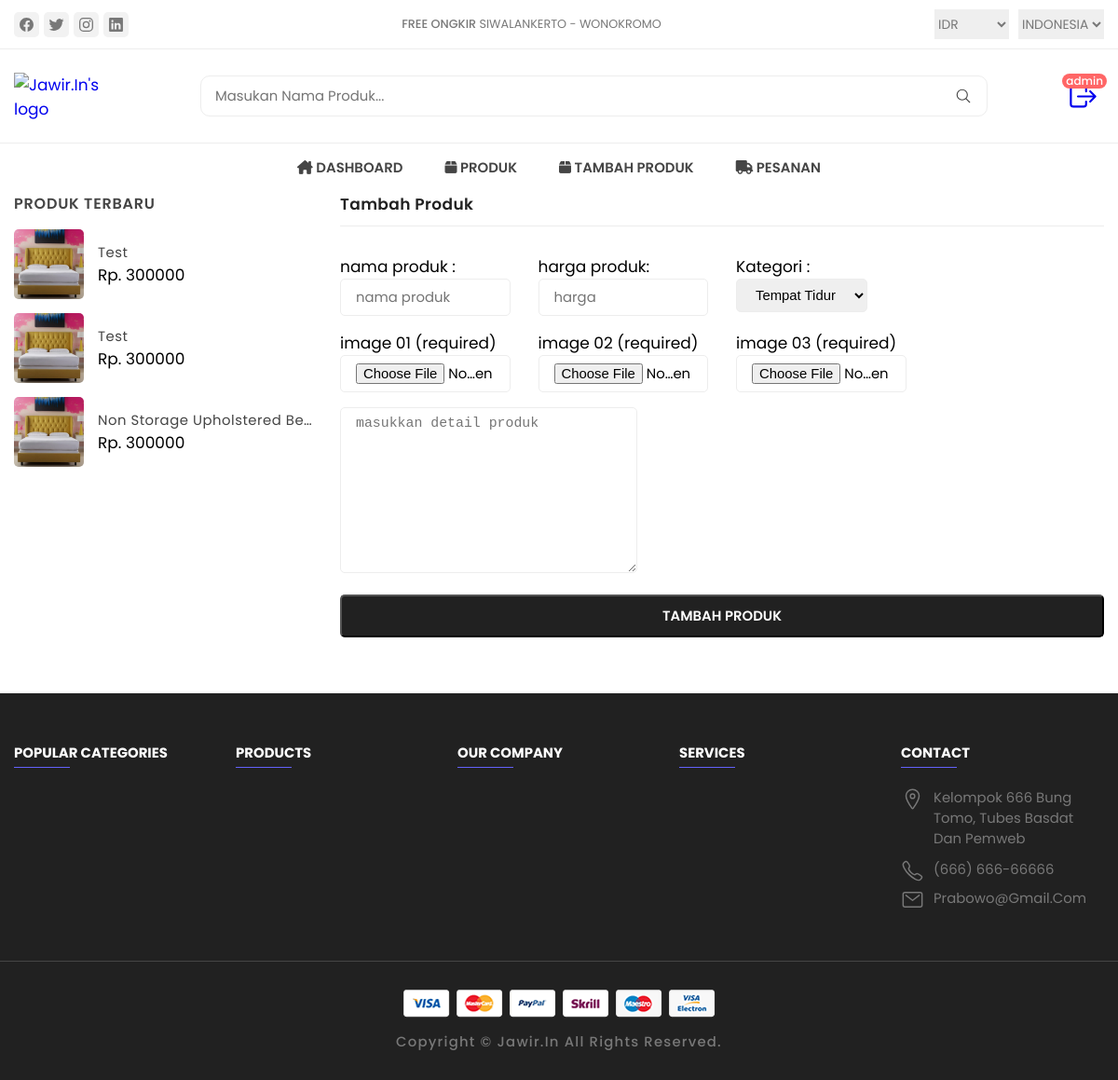
/admin/tambah_products.php (signed in), run on the app's committed database.
### tables this page shows
CREATE TABLE `products` (
  `id` int(100) NOT NULL,
  `name` varchar(100) NOT NULL,
  `kategori` varchar(50) NOT NULL,
  `details` varchar(500) NOT NULL,
  `price` int(10) NOT NULL,
  `image_01` varchar(100) NOT NULL,
  `image_02` varchar(100) NOT NULL,
  `image_03` varchar(100) NOT NULL
);

### admin/tambah_products.php (the view, shortened to what this page needs)
<?php
include '../components/connect.php';
?>
<!DOCTYPE html>
<html lang="en">
<head>
   <link rel="stylesheet" href="./assets/css/style_sakkarepmu.css">
</head>
<body>
   <?php include '../components/admin_header.php'; ?>
   <div class="product-container">
      <div class="container">
         <div class="sidebar  has-scrollbar" data-mobile-menu>
            <div class="product-showcase">
               <h3 class="showcase-heading">Produk Terbaru</h3>
               <div class="showcase-wrapper">
               <div class="showcase-container">
                  <?php
                  $select_products = $conn->prepare("SELECT * FROM `products`  ORDER BY id DESC LIMIT 3");
                  $select_products->execute();
                  if ($select_products->rowCount() > 0) {
                     while ($fetch_product = $select_products->fetch(PDO::FETCH_ASSOC)) {
                  ?>
                        <div class="showcase">
                           <a href="#" class="showcase-img-kolom-field">
                              <img src="../uploaded_img/<?= $fetch_product['image_01']; ?>" alt="baby fabric shoes" width="75" height="75" class="showcase-img">
                           </a>
                           <div class="showcase-content">
                              <a href="quick_view.php?pid=<?= $fetch_product['id']; ?>">
                                 <h4 class="showcase-title"><?= $fetch_product['name']; ?></h4>
                              </a>
                              <div class="price-kolom-field">
                                 <p class="price"></span>Rp. <?= $fetch_product['price']; ?></p>
                              </div>
                           </div>
                        </div>
                  <?php
                     }
                  } else {
                     echo '<p class="empty">no products added yet!</p>';
                  }
                  ?>
               </div>
               </div>
            </div>
         </div>
         <div class="product-kolom-field">
            <div class="product-main">
            <h2 class="title">Tambah Produk</h2>
               <section class="add-products">
                  <form action="" method="post" enctype="multipart/form-data">
                     <div class="">
                     <div class="product-grid">
                        <div class="inputBox">
                           <span>nama produk :</span>
                           <input type="text" class="kolom-field" required maxlength="100" placeholder="nama produk" name="name">
                        </div>
                        <div class="inputBox">
                           <span>harga produk:</span>
                           <input type="number" min="0" class="kolom-field" required max="9999999999" placeholder="harga" onkeypress="if(this.value.length == 10) return false;" name="price">
                        </div>
                        <div class="inputBox">
                           <span>Kategori :</span>
                           <select name="kategori" class="kolom-field" required>
                              <option value="Tempat Tidur">Tempat Tidur</option>
                           </select>
                        </div>
                     </div>
                     <div class="product-grid">
                        <div class="inputBox">
                           <span>image 01 (required)</span>
                           <input type="file" name="image_01" accept="image/jpg, image/jpeg, image/png, image/webp" class="kolom-field" required>
                        </div>
                        <div class="inputBox">
                           <span>image 02 (required)</span>
                           <input type="file" name="image_02" accept="image/jpg, image/jpeg, image/png, image/webp" class="kolom-field" required>
                        </div>
                        <div class="inputBox">
                           <span>image 03 (required)</span>
                           <input type="file" name="image_03" accept="image/jpg, image/jpeg, image/png, image/webp" class="kolom-field" required>
                        </div>
                     </div>
                        <div class="inputBox">
                           <textarea name="details" placeholder="masukkan detail produk" class="kolom-field" required maxlength="500" cols="30" rows="10"></textarea>
                        </div>
                     </div>
                     <input type="submit" value="tambah produk" class="btn-login" name="add_product">
                  </form>
               </section>
            </div>
         </div>
      </div>
   </div>
   <?php include '../components/footer.php'; ?>
</body>
</html>

### components/admin_header.php (shortened to what this page needs)
<!DOCTYPE html>
<html lang="en">
<head>
   <link rel="stylesheet" href="https://cdnjs.cloudflare.com/ajax/libs/font-awesome/6.1.1/css/all.min.css">
   <link rel="stylesheet" href="../assets/css/style_sakkarepmu.css">
</head>
<header class="header">
   <section class="flex">
      <div class="header-top">
         <div class="container">
            <ul class="header-social-container">
               <li>
                  <a href="#" class="social-link">
                     <ion-icon name="logo-facebook"></ion-icon>
                  </a>
               </li>
               <li>
                  <a href="#" class="social-link">
                     <ion-icon name="logo-twitter"></ion-icon>
                  </a>
               </li>
               <li>
                  <a href="#" class="social-link">
                     <ion-icon name="logo-instagram"></ion-icon>
                  </a>
               </li>
               <li>
                  <a href="#" class="social-link">
                     <ion-icon name="logo-linkedin"></ion-icon>
                  </a>
               </li>
            </ul>
            <div class="header-alert-news">
               <p>
                  <b>Free Ongkir</b>
                  SIWALANKERTO - WONOKROMO
               </p>
            </div>
            <div class="header-top-actions">
               <select name="currency">
                  <option value="usd">IDR</option>
               </select>
               <select name="language">
                  <option value="en-US">Indonesia</option>
               </select>
            </div>
         </div>
      </div>
      <div class="header-main">
         <div class="container">
            <a href="#" class="header-logo">
               <img src="../assets/images/logo/telu.png" alt="Jawir.In's logo" width="120" height="50">
            </a>
            <div class="header-search-container">
               <input type="search" name="search" class="search-field" placeholder="Masukan Nama Produk...">
               <button class="search-btn">
                  <ion-icon name="search-outline"></ion-icon>
               </button>
            </div>
            <div class="header-user-actions">
            <?php
            $select_profile = $conn->prepare("SELECT * FROM `admins` WHERE id = ?");
            $select_profile->execute([$admin_id]);
            if ($select_profile->rowCount() > 0) {
               $fetch_profile = $select_profile->fetch(PDO::FETCH_ASSOC);
               ?>
               <div id="admin-btn">
                  <button class="action-btn">
                     <a href="../components/admin_logout.php" onclick="return confirm('Apakah Anda Yakin Ingin Keluar?');">
                        <ion-icon name="log-out-outline"></ion-icon>
                     </a>
                     <span class="count">
                        <?= $fetch_profile["name"]; ?>
                     </span>
                  </button>
               </div>
            <?php } ?>
            </div>
         </div>
      </div>
      <nav class="desktop-navigation-menu">
         <div class="container">
            <ul class="desktop-menu-category-list">
               <li class="menu-category">
                  <a href="../admin/dashboard.php" class="menu-title"><i class="fa-solid fa-house-chimney"></i>
                     Dashboard</a>
               </li>
               <li class="menu-category">
                  <a href="../admin/products.php" class="menu-title"><i class="fa-solid fa-box"></i> Produk</a>
               </li>
               <li class="menu-category">
                  <a href="../admin/tambah_products.php" class="menu-title"><i class="fa-solid fa-box"></i> Tambah
                     Produk</a>
               </li>
               <li class="menu-category">
                  <a href="../admin/placed_orders.php" class="menu-title"><i class="fa-solid fa-truck"></i> Pesanan</a>
               </li>
            </ul>
      </nav>
   </section>
</header>

### data on the page
products: image_01 (picture), name "Test", price "300000"
products: image_01 (picture), name "Test", price "300000"
products: image_01 (picture), name "Non Storage Upholstered B…", price "300000"

### other printed values
$fetch_profile["name"] "admin"
